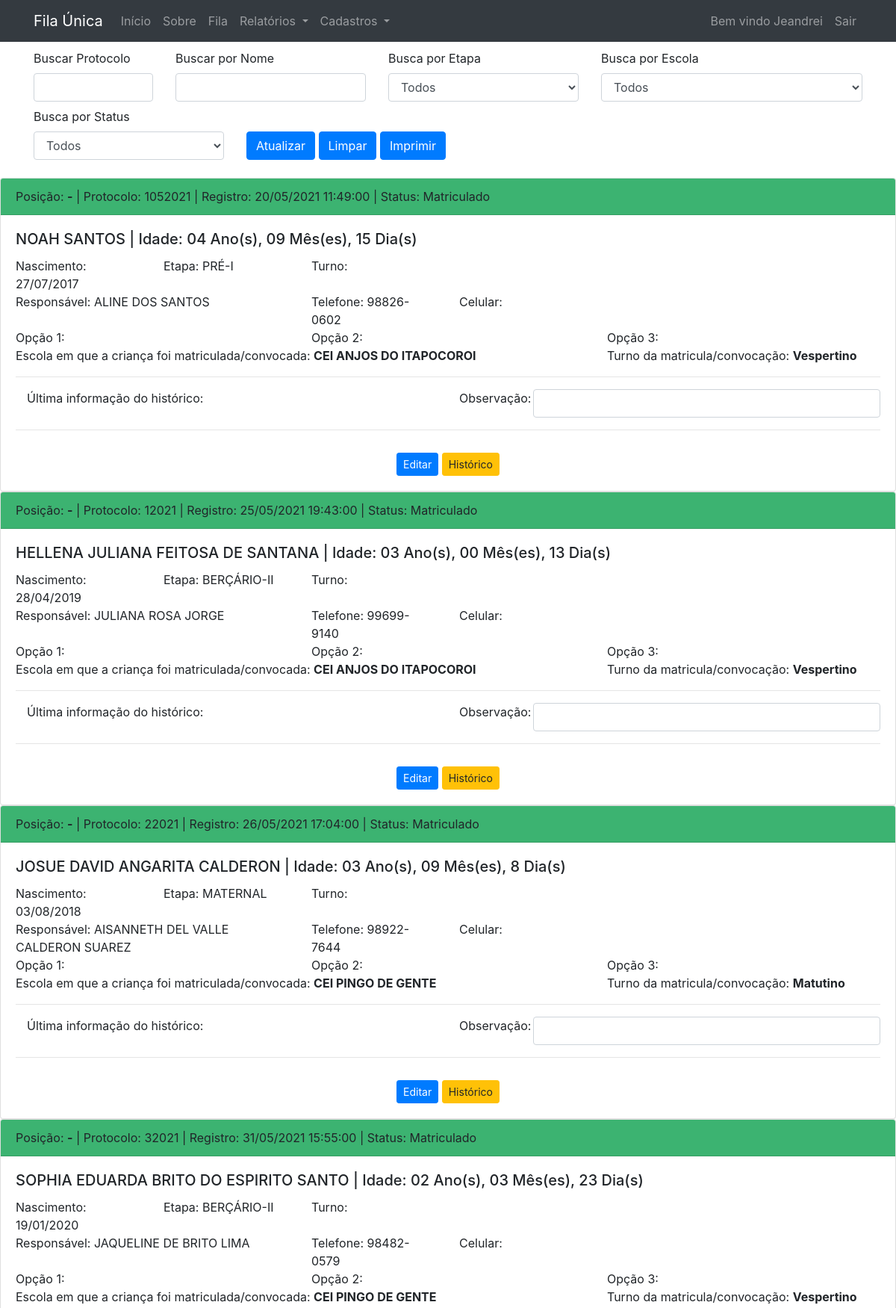
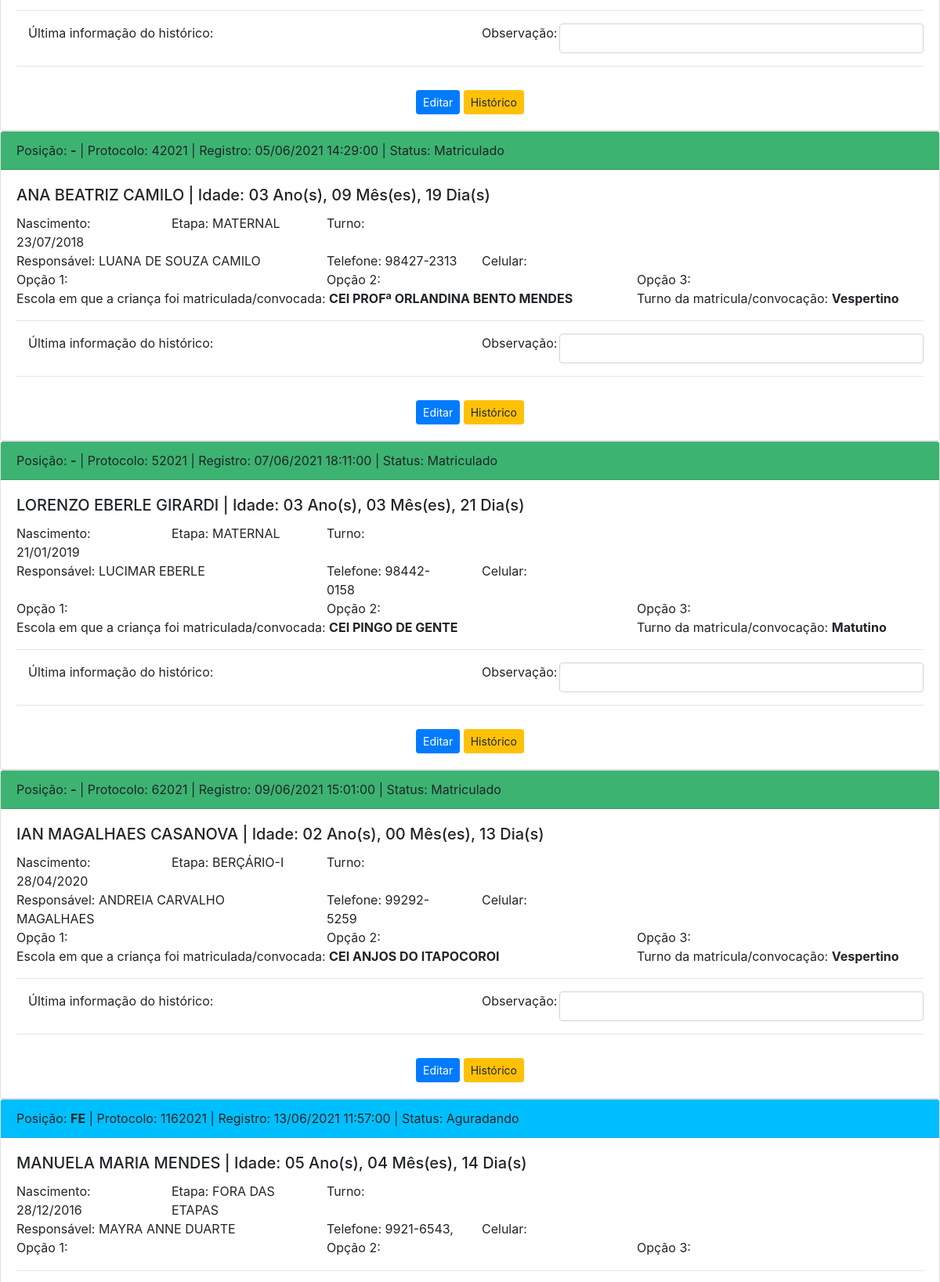
The app's page /admins (signed in, upper part) with its own data (2 pictures, top to bottom).
### tables this page shows
CREATE TABLE `fila` (
  `id` int(11) NOT NULL,
  `registro` timestamp NOT NULL DEFAULT CURRENT_TIMESTAMP,
  `responsavel` varchar(255) NOT NULL,
  `email` varchar(255) DEFAULT NULL,
  `telefone` varchar(16) NOT NULL,
  `celular` varchar(16) DEFAULT NULL,
  `bairro_id` int(11) DEFAULT NULL,
  `logradouro` varchar(255) DEFAULT NULL,
  `numero` int(11) DEFAULT NULL,
  `complemento` varchar(255) DEFAULT NULL,
  `nomecrianca` varchar(255) NOT NULL,
  `nascimento` date NOT NULL,
  `certidaonascimento` varchar(50) NOT NULL,
  `deficiencia` varchar(1) NOT NULL DEFAULT '0',
  `opcao1_id` varchar(11) DEFAULT NULL,
  `opcao2_id` varchar(11) DEFAULT NULL,
  `opcao3_id` varchar(11) DEFAULT NULL,
  `opcao_matricula` varchar(11) DEFAULT NULL,  
  `opcao_turno` varchar(20) DEFAULT NULL,
  `turno_matricula` varchar(20) DEFAULT NULL,  
  `observacao` varchar(255) DEFAULT NULL,
  `obs_admin` varchar(255) DEFAULT NULL,
  `cpfresponsavel` varchar(15) DEFAULT NULL,
  `protocolo` varchar(255) DEFAULT NULL,  
  `situacao_id` int(11) DEFAULT 1
);

### app/views/admins/index.php (the view, shortened to what the rows shown need)
<?php require APPROOT . '/views/inc/header.php'; ?>
<?
$result = $data['results'];
?>
<br>
    <?php foreach ($result as $registro): ?>
        <div class="card">
            <div
                class="card-header"
                id="linha_<?php echo $registro['id'];?>"
                style="background-color:<? echo $this->situacaoModel->getCorSituacaoById($registro['situacao_id']);?>">
                    <div class="row">
                        <div class="col-sm-10">
                            Posição: <b><?php echo $registro['posicao']; ?></b> | Protocolo: <?php echo $registro['protocolo']; ?> | Registro: <?php echo $registro['registro']; ?> | Status: <?php echo $registro['situacao'];?>
                        </div>
                    </div>
            </div>
            <div class="card-body">
                <h5 class="card-title"><?php echo $registro['nomecrianca']; ?> | Idade: <?php echo CalculaIdade($registro['nascimento']);?>  </h5>
                <div class="row">
                    <div class="col-sm-2">
                        Nascimento: <?php echo $registro['nascimento']; ?>
                    </div>
                    <div class="col-sm-2">
                        Etapa: <?php echo $registro['etapa']; ?>
                    </div>
                    <div class="col-sm-2">
                        Turno: <?php echo $registro['opcao_turno']; ?>
                    </div>
                </div>
                <div class="row">
                    <div class="col-sm-4">
                        Responsável: <?php echo $registro['responsavel']; ?>
                    </div>
                    <div class="col-sm-2">
                        Telefone: <?php echo $registro['telefone']; ?>
                    </div>
                    <div class="col-sm-2">
                        Celular: <?php echo $registro['celular']; ?>
                    </div>
                </div>
                <div class="row">
                    <div class="col-sm-4">
                        Opção 1: <?php echo $registro['opcao1_id']; ?>
                    </div>
                    <div class="col-sm-4">
                        Opção 2: <?php echo $registro['opcao2_id']; ?>
                    </div>
                    <div class="col-sm-4">
                        Opção 3: <?php echo $registro['opcao3_id']; ?>
                    </div>
                </div>
                <div class="row">
                    <div class="col-sm-8">
                        <?php if($registro['situacao_id'] == 2 || $registro['situacao_id'] == 5){
                            echo "Escola em que a criança foi matriculada/convocada: <b>" . $registro['opcao_matricula'] . "</b>";}
                            ?>
                    </div>
                    <div class="col-sm-4">
                        <?php if($registro['situacao_id'] == 2 || $registro['situacao_id'] == 5){
                            echo "Turno da matricula/convocação: " ."<b>" . $registro['turno_matricula'] . "</b>";}
                            ?>
                    </div>
                </div>
                <hr>
                <div class="row">
                    <div class="col-6">
                        <div class="col-sm-12">Última informação do histórico: <?php echo $registro['ultimo_historico']; ?></div>
                    </div>
                    <div class="col-1">
                        <label for="observacao">
                            Observação:
                        </label>
                    </div>
                    <div class="col-5">
                        <input
                            type="text"
                            name="observacao"
                            id="<?php echo $registro['id'];?>"
                            maxlength="50"
                            class="form-control"
                            value="<?php if(isset($registro['obs_admin'])){htmlout($registro['obs_admin']);} ?>"
                            onkeydown="upperCaseF(this)"
                            onkeyup="teste(this.id,this.value)"
                        >
                    </div>
                </div>
                <hr>
                <div class="row" style="margin-top:30px;">
                    <div class="col-md-12 text-center">
                        <a href="<?php echo URLROOT; ?>/admins/edit/<?php echo  $registro['id'];?>" class="btn btn-primary btn-sm">Editar</a>
                        <a href="<?php echo URLROOT; ?>/admins/historico/<?php echo  $registro['id'];?>" class="btn btn-warning btn-sm">Histórico</a>
                    </div>
                </div>
            </div>
        </div>
    <?php endforeach; ?>
</body>
</html>

### app/helpers/helpers.php (shortened to what the rows shown need)
<?php
function CalculaIdade($data){
    $dataf = date('Y-m-d', strtotime(str_replace('/', '-', $data)));
    $interval = date_diff(date_create(), date_create($dataf));
    echo $interval->format("%Y Ano(s), %M Mês(es), %d Dia(s)");
}
?>

### records on screen
fila: posicao "-", protocolo "1052021", registro "20/05/2021 11:49:00", situacao "Matriculado", nomecrianca "NOAH SANTOS", format "04 Ano(s), 09 Mês(es), 15 Dia(s)", nascimento "27/07/2017", etapa "PRÉ-I", responsavel "ALINE DOS SANTOS", telefone "98826-0602", opcao_matricula "CEI ANJOS DO ITAPOCOROI", turno_matricula "Vespertino"
fila: posicao "-", protocolo "12021", registro "25/05/2021 19:43:00", situacao "Matriculado", nomecrianca "HELLENA JULIANA FEITOSA DE SANTANA", format "03 Ano(s), 00 Mês(es), 13 Dia(s)", nascimento "28/04/2019", etapa "BERÇÁRIO-II", responsavel "JULIANA ROSA JORGE", telefone "99699-9140", opcao_matricula "CEI ANJOS DO ITAPOCOROI", turno_matricula "Vespertino"
fila: posicao "-", protocolo "22021", registro "26/05/2021 17:04:00", situacao "Matriculado", nomecrianca "JOSUE DAVID ANGARITA CALDERON", format "03 Ano(s), 09 Mês(es), 8 Dia(s)", nascimento "03/08/2018", etapa "MATERNAL", responsavel "AISANNETH DEL VALLE CALDERON SUAREZ", telefone "98922-7644", opcao_matricula "CEI PINGO DE GENTE", turno_matricula "Matutino"
fila: posicao "-", protocolo "32021", registro "31/05/2021 15:55:00", situacao "Matriculado", nomecrianca "SOPHIA EDUARDA BRITO DO ESPIRITO SANTO", format "02 Ano(s), 03 Mês(es), 23 Dia(s)", nascimento "19/01/2020", etapa "BERÇÁRIO-II", responsavel "JAQUELINE DE BRITO LIMA", telefone "98482-0579", opcao_matricula "CEI PINGO DE GENTE", turno_matricula "Vespertino"
fila: posicao "-", protocolo "42021", registro "05/06/2021 14:29:00", situacao "Matriculado", nomecrianca "ANA BEATRIZ CAMILO", format "03 Ano(s), 09 Mês(es), 19 Dia(s)", nascimento "23/07/2018", etapa "MATERNAL", responsavel "LUANA DE SOUZA CAMILO", telefone "98427-2313", opcao_matricula "CEI PROFª ORLANDINA BENTO MENDES", turno_matricula "Vespertino"
fila: posicao "-", protocolo "52021", registro "07/06/2021 18:11:00", situacao "Matriculado", nomecrianca "LORENZO EBERLE GIRARDI", format "03 Ano(s), 03 Mês(es), 21 Dia(s)", nascimento "21/01/2019", etapa "MATERNAL", responsavel "LUCIMAR EBERLE", telefone "98442-0158", opcao_matricula "CEI PINGO DE GENTE", turno_matricula "Matutino"
fila: posicao "-", protocolo "62021", registro "09/06/2021 15:01:00", situacao "Matriculado", nomecrianca "IAN MAGALHAES CASANOVA", format "02 Ano(s), 00 Mês(es), 13 Dia(s)", nascimento "28/04/2020", etapa "BERÇÁRIO-I", responsavel "ANDREIA CARVALHO MAGALHAES", telefone "99292-5259", opcao_matricula "CEI ANJOS DO ITAPOCOROI", turno_matricula "Vespertino"
fila: posicao "FE", protocolo "1162021", registro "13/06/2021 11:57:00", situacao "Aguradando", nomecrianca "MANUELA MARIA MENDES", format "05 Ano(s), 04 Mês(es), 14 Dia(s)", nascimento "28/12/2016", etapa "FORA DAS ETAPAS", responsavel "MAYRA ANNE DUARTE", telefone "9921-6543,"

### other values on screen
SITENAME "Fila Única"
$_SESSION[DB_NAME . '_user_name'] "Jeandrei"
